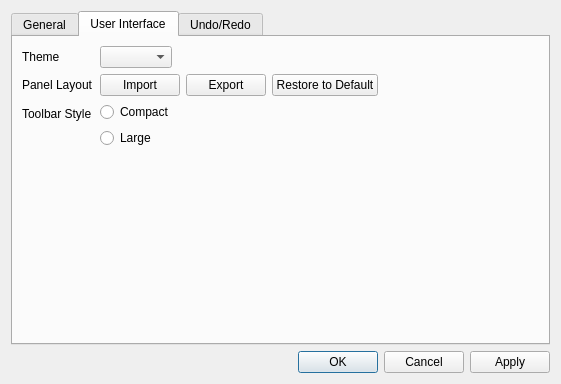
<?xml version="1.0" encoding="UTF-8"?>
<ui version="4.0">
 <class>SettingsDialog</class>
 <widget class="QDialog" name="SettingsDialog">
  <property name="geometry">
   <rect>
    <x>0</x>
    <y>0</y>
    <width>561</width>
    <height>384</height>
   </rect>
  </property>
  <property name="windowTitle">
   <string>Settings</string>
  </property>
  <layout class="QVBoxLayout" name="verticalLayout">
   <item>
    <widget class="QTabWidget" name="tabWidget">
     <property name="currentIndex">
      <number>1</number>
     </property>
     <widget class="QWidget" name="generalTab">
      <attribute name="title">
       <string>General</string>
      </attribute>
      <layout class="QFormLayout" name="formLayout_3">
       <item row="0" column="0">
        <widget class="QLabel" name="generalMdiLabel">
         <property name="text">
          <string>MDI</string>
         </property>
        </widget>
       </item>
       <item row="0" column="1">
        <layout class="QVBoxLayout" name="generalMpBox">
         <item>
          <widget class="QRadioButton" name="generalMpOn">
           <property name="text">
            <string>Open new documents in a new window (multi process).</string>
           </property>
          </widget>
         </item>
         <item>
          <widget class="QRadioButton" name="generalMpOff">
           <property name="text">
            <string>Open new documents in the same window (single process).</string>
           </property>
          </widget>
         </item>
        </layout>
       </item>
       <item row="1" column="1">
        <widget class="QComboBox" name="comboBox_2"/>
       </item>
       <item row="1" column="0">
        <widget class="QLabel" name="label_3">
         <property name="text">
          <string>Language</string>
         </property>
        </widget>
       </item>
      </layout>
     </widget>
     <widget class="QWidget" name="uiTab">
      <attribute name="title">
       <string>User Interface</string>
      </attribute>
      <layout class="QFormLayout" name="formLayout">
       <item row="0" column="0">
        <widget class="QLabel" name="uiThemeLabel">
         <property name="text">
          <string>Theme</string>
         </property>
        </widget>
       </item>
       <item row="0" column="1">
        <layout class="QHBoxLayout" name="horizontalLayout_4">
         <item>
          <widget class="QComboBox" name="uiThemeInput"/>
         </item>
         <item>
          <spacer name="horizontalSpacer_4">
           <property name="orientation">
            <enum>Qt::Horizontal</enum>
           </property>
           <property name="sizeHint" stdset="0">
            <size>
             <width>40</width>
             <height>20</height>
            </size>
           </property>
          </spacer>
         </item>
        </layout>
       </item>
       <item row="1" column="0">
        <widget class="QLabel" name="label_4">
         <property name="text">
          <string>Panel Layout</string>
         </property>
        </widget>
       </item>
       <item row="1" column="1">
        <layout class="QHBoxLayout" name="horizontalLayout_3">
         <item>
          <widget class="QPushButton" name="pushButton_2">
           <property name="text">
            <string>Import</string>
           </property>
          </widget>
         </item>
         <item>
          <widget class="QPushButton" name="pushButton">
           <property name="text">
            <string>Export</string>
           </property>
          </widget>
         </item>
         <item>
          <widget class="QPushButton" name="pushButton_3">
           <property name="text">
            <string>Restore to Default</string>
           </property>
          </widget>
         </item>
         <item>
          <spacer name="horizontalSpacer_3">
           <property name="orientation">
            <enum>Qt::Horizontal</enum>
           </property>
           <property name="sizeHint" stdset="0">
            <size>
             <width>40</width>
             <height>20</height>
            </size>
           </property>
          </spacer>
         </item>
        </layout>
       </item>
       <item row="2" column="0">
        <widget class="QLabel" name="uiToolbarStyleLabel">
         <property name="text">
          <string>Toolbar Style</string>
         </property>
        </widget>
       </item>
       <item row="2" column="1">
        <layout class="QVBoxLayout" name="uiToolbarStyleBox">
         <item>
          <widget class="QRadioButton" name="uiToolbarStyleCompact">
           <property name="text">
            <string>Compact</string>
           </property>
           <attribute name="buttonGroup">
            <string notr="true">buttonGroup_3</string>
           </attribute>
          </widget>
         </item>
         <item>
          <widget class="QRadioButton" name="uiToolbarStyleLarge">
           <property name="text">
            <string>Large</string>
           </property>
           <attribute name="buttonGroup">
            <string notr="true">buttonGroup_3</string>
           </attribute>
          </widget>
         </item>
        </layout>
       </item>
      </layout>
     </widget>
     <widget class="QWidget" name="undoRedoTab">
      <attribute name="title">
       <string>Undo/Redo</string>
      </attribute>
      <layout class="QFormLayout" name="formLayout_2">
       <item row="0" column="0">
        <widget class="QLabel" name="undoRedoLevelsLabel">
         <property name="text">
          <string>Undo Levels</string>
         </property>
        </widget>
       </item>
       <item row="0" column="1">
        <layout class="QVBoxLayout" name="undoRedoLevelsBox">
         <item>
          <widget class="QComboBox" name="comboBox">
           <item>
            <property name="text">
             <string>Unlimited</string>
            </property>
           </item>
           <item>
            <property name="text">
             <string>Limited</string>
            </property>
           </item>
          </widget>
         </item>
         <item>
          <widget class="QSpinBox" name="spinBox"/>
         </item>
        </layout>
       </item>
       <item row="1" column="0">
        <widget class="QLabel" name="label">
         <property name="text">
          <string>Reading history</string>
         </property>
        </widget>
       </item>
       <item row="2" column="0">
        <widget class="QLabel" name="label_2">
         <property name="text">
          <string>Saving history</string>
         </property>
        </widget>
       </item>
       <item row="1" column="1">
        <layout class="QHBoxLayout" name="horizontalLayout">
         <item>
          <widget class="QRadioButton" name="radioButton_2">
           <property name="text">
            <string>Yes</string>
           </property>
           <attribute name="buttonGroup">
            <string notr="true">buttonGroup</string>
           </attribute>
          </widget>
         </item>
         <item>
          <widget class="QRadioButton" name="radioButton">
           <property name="text">
            <string>No</string>
           </property>
           <attribute name="buttonGroup">
            <string notr="true">buttonGroup</string>
           </attribute>
          </widget>
         </item>
         <item>
          <spacer name="horizontalSpacer">
           <property name="orientation">
            <enum>Qt::Horizontal</enum>
           </property>
           <property name="sizeHint" stdset="0">
            <size>
             <width>40</width>
             <height>20</height>
            </size>
           </property>
          </spacer>
         </item>
        </layout>
       </item>
       <item row="2" column="1">
        <layout class="QHBoxLayout" name="horizontalLayout_2">
         <item>
          <widget class="QRadioButton" name="radioButton_4">
           <property name="text">
            <string>Yes</string>
           </property>
           <attribute name="buttonGroup">
            <string notr="true">buttonGroup_2</string>
           </attribute>
          </widget>
         </item>
         <item>
          <widget class="QRadioButton" name="radioButton_3">
           <property name="text">
            <string>No</string>
           </property>
           <attribute name="buttonGroup">
            <string notr="true">buttonGroup_2</string>
           </attribute>
          </widget>
         </item>
         <item>
          <spacer name="horizontalSpacer_2">
           <property name="orientation">
            <enum>Qt::Horizontal</enum>
           </property>
           <property name="sizeHint" stdset="0">
            <size>
             <width>40</width>
             <height>20</height>
            </size>
           </property>
          </spacer>
         </item>
        </layout>
       </item>
      </layout>
     </widget>
    </widget>
   </item>
   <item>
    <widget class="QDialogButtonBox" name="buttonBox">
     <property name="orientation">
      <enum>Qt::Horizontal</enum>
     </property>
     <property name="standardButtons">
      <set>QDialogButtonBox::Apply|QDialogButtonBox::Cancel|QDialogButtonBox::Ok</set>
     </property>
    </widget>
   </item>
  </layout>
 </widget>
 <resources/>
 <connections>
  <connection>
   <sender>buttonBox</sender>
   <signal>rejected()</signal>
   <receiver>SettingsDialog</receiver>
   <slot>reject()</slot>
   <hints>
    <hint type="sourcelabel">
     <x>316</x>
     <y>260</y>
    </hint>
    <hint type="destinationlabel">
     <x>286</x>
     <y>274</y>
    </hint>
   </hints>
  </connection>
  <connection>
   <sender>buttonBox</sender>
   <signal>accepted()</signal>
   <receiver>SettingsDialog</receiver>
   <slot>accept()</slot>
   <hints>
    <hint type="sourcelabel">
     <x>248</x>
     <y>254</y>
    </hint>
    <hint type="destinationlabel">
     <x>157</x>
     <y>274</y>
    </hint>
   </hints>
  </connection>
 </connections>
 <buttongroups>
  <buttongroup name="buttonGroup_2"/>
  <buttongroup name="buttonGroup_3"/>
  <buttongroup name="buttonGroup"/>
 </buttongroups>
</ui>
